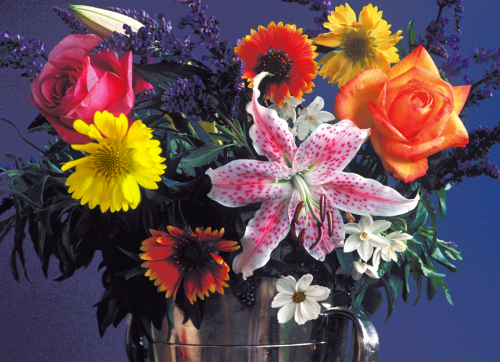
#> input picture 实验3/flowers.tif, 500 x 362 px
$ python transform.py
#> lines starting #> are read from the running program, lines starting #| are printed output that depends on the picture
import cv2
import numpy as np

clickCount = 0
point = np.float32([[0, 0], [0, 0], [0, 0], [0, 0]])

def mouseclick(event, x, y, flags, param):
    global clickCount
    if event == cv2.EVENT_LBUTTONDBLCLK:
        clickCount += 1
        if clickCount < 4:
            point[clickCount] = (x, y)


img = cv2.imread('flowers.tif')
#> img is the input picture: shape (362, 500, 3); mean B, G, R 83.7, 76.9, 99.9
rows,cols,ch = img.shape
#> rows = 362; cols = 500; ch = 3
pts2 = np.float32([[0,0],[300,0],[0,300],[300,300]])
cv2.namedWindow('Input')
cv2.setMouseCallback('Input', mouseclick)
cv2.imshow('Input',img)
while True:
    cv2.imshow('Input',img)
    print(clickCount)
    if clickCount >= 4:
        break
    if cv2.waitKey(1)&0xFF == 27:
#> (key Esc is pressed here)
        break
M=cv2.getPerspectiveTransform(point,pts2)
dst=cv2.warpPerspective(img,M,(500, 362))
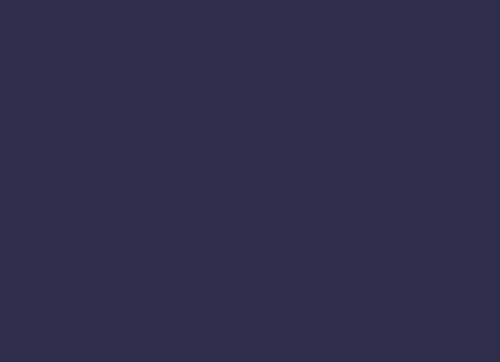
#> dst: shape (362, 500, 3); mean B, G, R 76, 45, 48
cv2.imshow('Output',dst)
cv2.waitKey(0)
cv2.destroyAllWindows()
